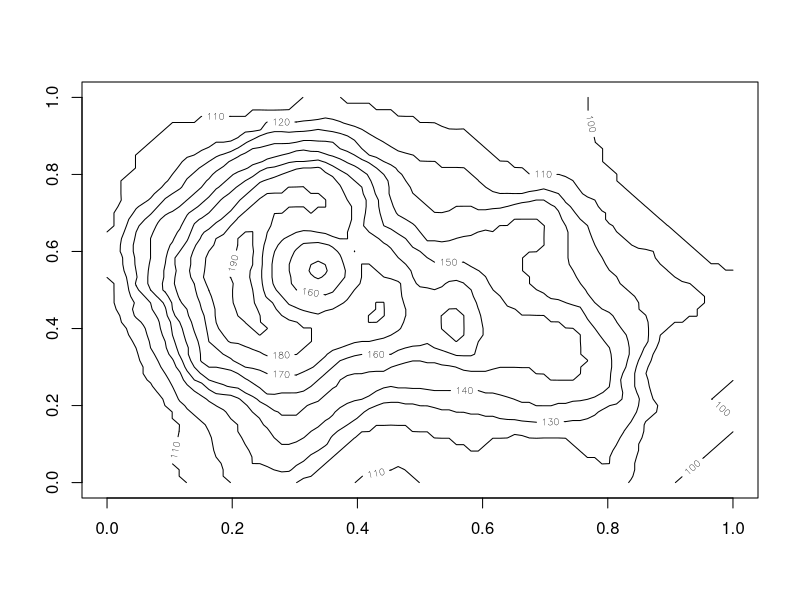
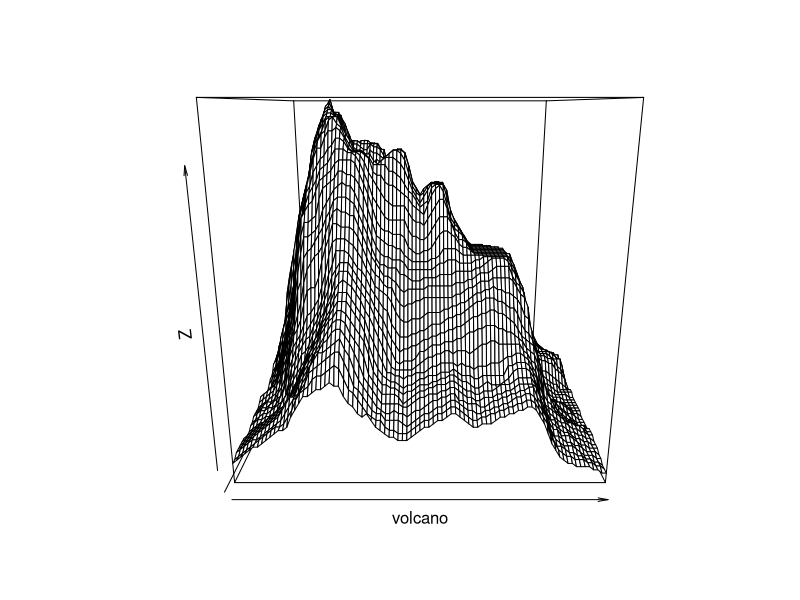
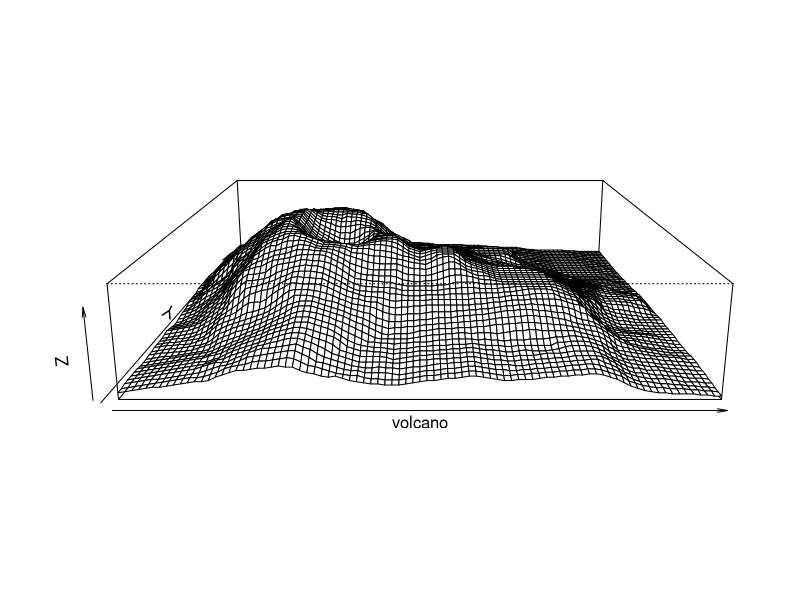
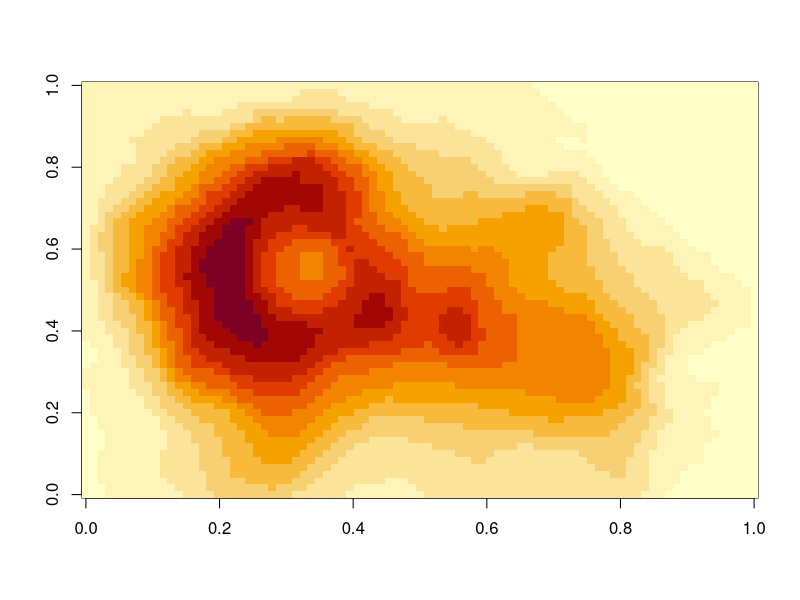

Write the R code that produced these figures, in order.

data("volcano")

class(volcano)
# [1] Matrix


# plot images of 3D data

# as a 2D contour lines map
contour(volcano)

# as a 3D perspective sketch on x-y-z axes
persp(volcano)             # chart is too spiky...
persp(volcano,expand=0.2)  # use expand arg to flatten the chart (scale the Z axis)

# as a 2D heat map
image(volcano) 
